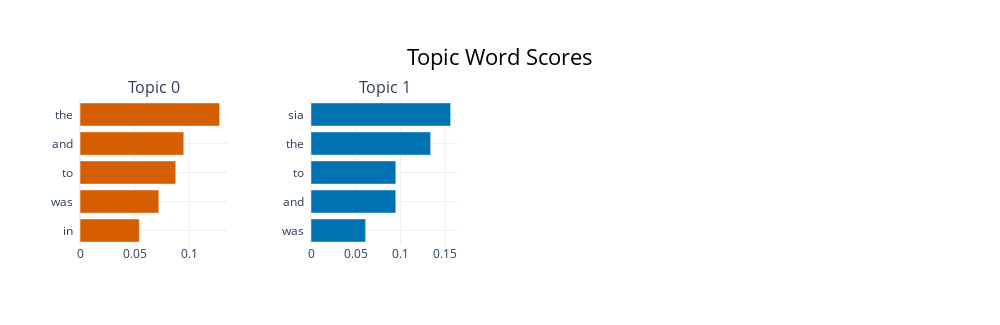

Here is the notebook cell this chart was saved with:
### Markdown cell above
Or visualize topic word scores.

### Code cell
topic_model.visualize_barchart()

### Figure 1 — Plotly figure (JSON) as saved in the notebook; plotly's stock layout.template omitted (floating-point values rounded to 4 significant figures)
{"data": [{"marker": {"color": "#D55E00"}, "orientation": "h", "type": "bar", "x": [0.05434, 0.07211, 0.08763, 0.09494, 0.1278], "xaxis": "x", "y": ["in  ", "was  ", "to  ", "and  ", "the  "], "yaxis": "y"}, {"marker": {"color": "#0072B2"}, "orientation": "h", "type": "bar", "x": [0.06102, 0.09463, 0.09467, 0.1336, 0.1559], "xaxis": "x2", "y": ["was  ", "and  ", "to  ", "the  ", "sia  "], "yaxis": "y2"}], "layout": {"annotations": [{"font": {"size": 16}, "showarrow": false, "text": "Topic 0", "x": 0.0875, "xanchor": "center", "xref": "paper", "y": 1, "yanchor": "bottom", "yref": "paper"}, {"font": {"size": 16}, "showarrow": false, "text": "Topic 1", "x": 0.3625, "xanchor": "center", "xref": "paper", "y": 1, "yanchor": "bottom", "yref": "paper"}], "height": 325, "hoverlabel": {"bgcolor": "white", "font": {"family": "Rockwell", "size": 16}}, "showlegend": false, "title": {"font": {"color": "Black", "size": 22}, "text": "Topic Word Scores", "x": 0.5, "xanchor": "center", "yanchor": "top"}, "width": 1000, "xaxis": {"anchor": "y", "domain": [0, 0.175], "showgrid": true}, "xaxis2": {"anchor": "y2", "domain": [0.275, 0.45], "showgrid": true}, "xaxis3": {"anchor": "y3", "domain": [0.55, 0.725], "showgrid": true}, "xaxis4": {"anchor": "y4", "domain": [0.825, 1], "showgrid": true}, "yaxis": {"anchor": "x", "domain": [0, 1], "showgrid": true}, "yaxis2": {"anchor": "x2", "domain": [0, 1], "showgrid": true}, "yaxis3": {"anchor": "x3", "domain": [0, 1], "showgrid": true}, "yaxis4": {"anchor": "x4", "domain": [0, 1], "showgrid": true}}}
